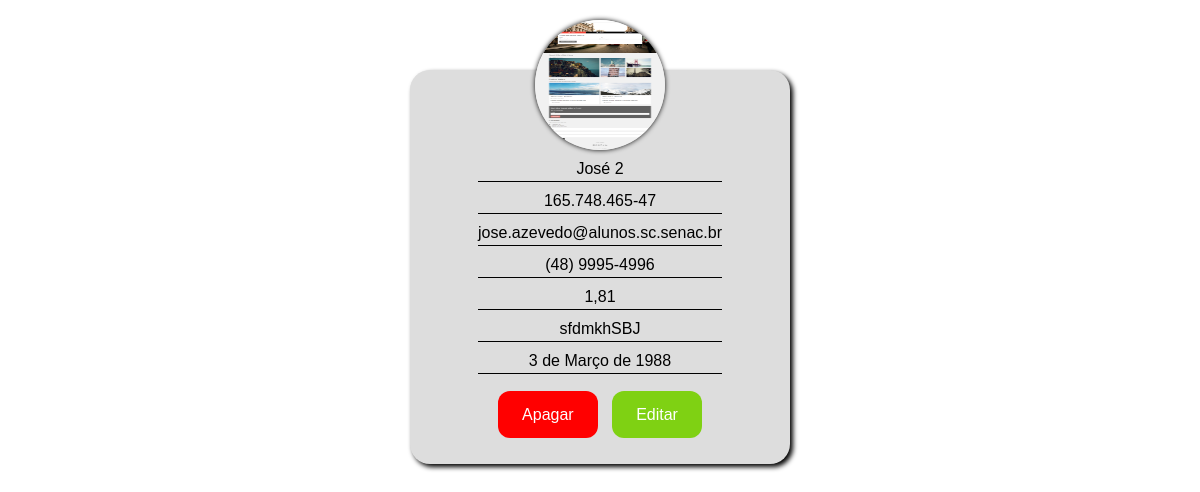
The app's page /detalhes/2 with its own data.
### contatos/models.py (models this page shows, shortened)
class Contatos(models.Model):
    usuario = models.ForeignKey(User, on_delete=models.CASCADE) #models.CASCADE ele elimina tudo, o models.DO_NOTHING não faz nada com as informações
    nome = models.CharField(max_length=255)
    imagem = models.ImageField()
    cpf = models.CharField(max_length=14)
    email = models.EmailField()
    telefone = models.CharField(max_length=20)
    altura = models.DecimalField(max_digits=3, decimal_places=2)
    descricao = models.TextField()
    data_nascimento = models.DateField()
    ativo = models.BooleanField()
    class Meta:
        verbose_name_plural = 'Contatos'

### contatos/views.py (the view)
# urls.py: path('detalhes/<int:id>', views.detalhes, name='detalhes'),
def detalhes(request, id):
    contato = get_object_or_404(Contatos, id=id)
    return render(request, 'pages/detalhes.html', {'contato':contato})

### contatos/templates/pages/detalhes.html (shortened to what this page needs)
{% load static %}
<!DOCTYPE html>
<html lang="en">
<head>
    <link rel="stylesheet" href="{% static 'style.css' %}">
</head>
<body>
    <main>
        <div class="card">
            <div class="profile">
                {% if contato.imagem %}
                <img src="{{ contato.imagem.url }}" alt="">
                {% else %}
                <img src="https://triunfo.pe.gov.br/pm_tr430/wp-content/uploads/2018/03/sem-foto.jpg" alt="">
                {% endif %}
            </div>
            <div class="info">
                <p>{{contato.nome}}</p>
                <p>{{contato.cpf}}</p>
                <p>{{contato.email}}</p>
                <p>{{contato.telefone}}</p>
                <p>{{contato.altura}}</p>
                <div class="description">
                    <p>{{contato.descricao}}</p>
                </div>
                <p>{{contato.data_nascimento}}</p>
            </div>
            <div class="btn">
                <a href="{% url 'deletar' contato.id %}">Apagar</a>
                <a href="{% url 'editar' contato.id %}">Editar</a>
            </div>
        </div>
    </main>
</body>
</html>

### templates/static/style.css (style rules this page uses)
* { margin:0; padding: 0; box-sizing: border-box; font-family: Verdana, Geneva, Tahoma, sans-serif; text-decoration: none; }
.card { position: relative; max-width: 380px; padding: 85px 20px; width: 90%; margin: 70px auto; background-color: #ddd; border-radius: 20px; box-shadow: 3px 3px 5px black; display: flex; flex-direction: column; align-items: center; }
.info { display: flex; flex-direction: column; justify-content: space-evenly; text-align: center; }
.description { max-height: 200px; overflow-y: auto; }
.info > p, .description { margin: 5px 0; border-bottom: 1.5px solid black; padding-bottom: 3px; }
.profile { border-radius: 50%; overflow: hidden; width: 130px; height: 130px; position: absolute; top: -50px; box-shadow: 0 0 5px black; }
.profile > img { width: 100%; height: 100%; }
.btn { position: absolute; bottom: 40px; }
.btn > a { background-color: red; padding: 15px 24px; color: white; border-radius: 12px; margin: 0 5px; }
.btn > a:nth-child(2) { background-color: rgb(127, 209, 19); }

### records on screen
Contatos: imagem (picture), nome "José 2", cpf "165.748.465-47", email "jose.azevedo@alunos.sc.senac.br", telefone "(48) 9995-4996", altura "1,81", descricao "sfdmkhSBJ", data_nascimento "3 de Março de 1988"
